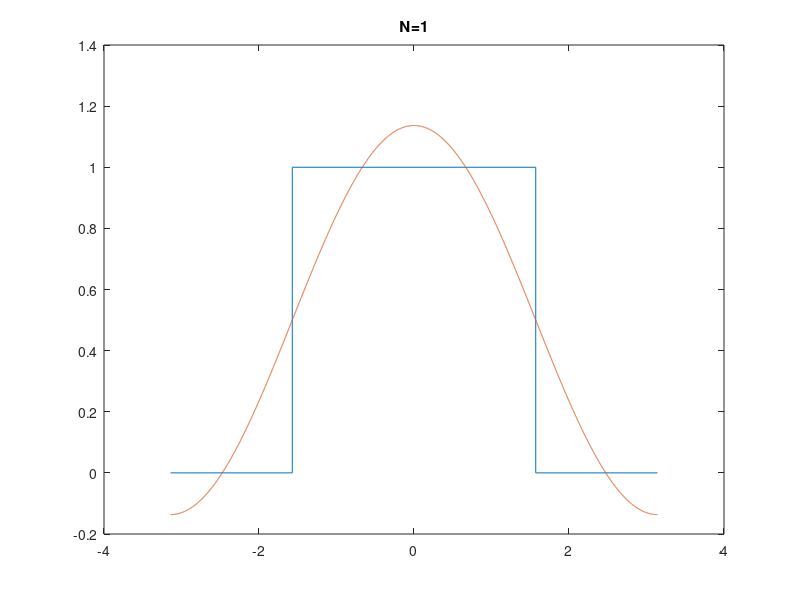

MATLAB code for this plot: (Note: this script raises an error after producing the figure.)
t=-pi:0.001:pi;
t0=[-pi, -pi/2, -pi/2, pi/2, pi/2, pi];
x0=[0, 0, 1, 1, 0, 0];
set(gcf,'color','w');
for N=[1, 3, 5, 10, 20, 50]
    x=1/2;
    for n=1:N
        x=x + sin(n * pi / 2) / (pi * n) * exp(-1i * n .* t) + sin(-n * pi / 2) / (pi * -n) * exp(-1i * -n .* t);
    end
    plot(t0, x0);
    hold on;
    plot(t, x);
    title(sprintf('N=%d', N));
    hold off;
    export_fig(sprintf('problem4c-%d.pdf', N));
end